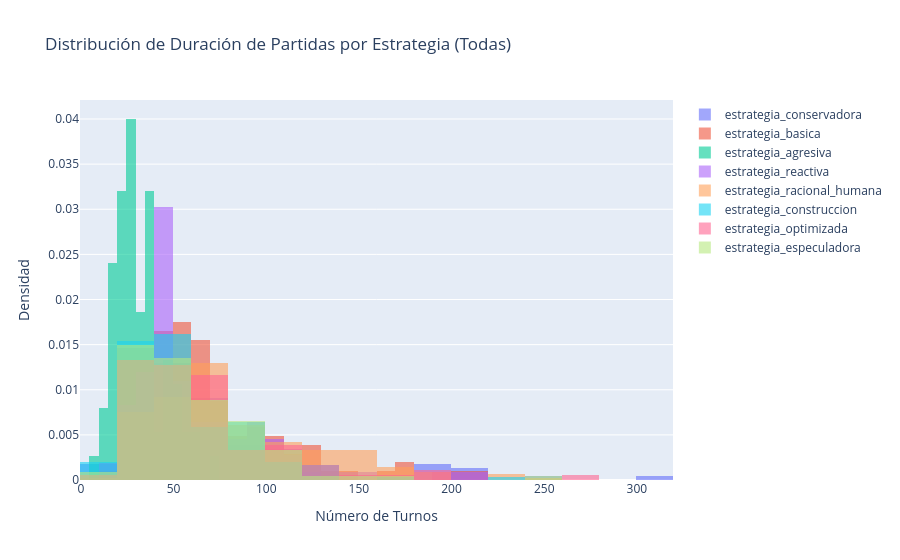

Notebook code for this chart:
### Markdown cell above
-La Agresiva lidera en bancarrotas causadas, lo que indica que esta estrategia es la más dañina para los oponentes, al lograr expulsarlos del juego con mayor frecuencia.

-La Racional Humana también causa muchas bancarrotas, lo que muestra que su comportamiento estratégico logra afectar a los demás de forma efectiva.

-Las estrategias Conservadora y Pasiva causan pocas bancarrotas, lo que refleja su naturaleza poco conflictiva y su falta de presión sobre el tablero.

⚠️ Si bien la Agresiva tiene poder ofensivo, no es la que más gana. Esto sugiere que causar bancarrotas no garantiza la victoria si no se gestiona bien el riesgo.

### Code cell
fig5.show()

### Figure 1 — Plotly figure (JSON) as saved in the notebook; plotly's stock layout.template omitted (floating-point values rounded to 4 significant figures; data arrays with more than 128 entries replaced by an {"elided": "..."} marker saying what was removed)
{"data": [{"histnorm": "probability density", "name": "estrategia_conservadora", "nbinsx": 20, "opacity": 0.6, "type": "histogram", "x": [28, 83, 35, 43, 133, 30, 20, 53, 53, 201, 49, 110, 42, 60, 55, 53, 65, 26, 65, 29, 33, 25, 64, 30, 43, 241, 41, 81, 60, 22, 57, 47, 39, 118, 75, 211, 32, 45, 27, 46, 16, 41, 119, 90, 39, 34, 60, 58, 103, 73, 89, 55, 48, 39, 32, 114, 27, 28, 36, 29, 89, 42, 79, 47, 88, 300, 36, 52, 64, 43, 24, 54, 49, 219, 31, 184, 75, 63, 43, 194, 68, 195, 34, 81, 33, 65, 61, 15, 31, 84, 41, 63, 52, 28, 40, 116, 73, 79, 46, 55, 109, 37, 17, 195, 42, 39, 98, 30, 30, 65, 23, 23, 18, 118, 64, 61]}, {"histnorm": "probability density", "name": "estrategia_basica", "nbinsx": 20, "opacity": 0.6, "type": "histogram", "x": [201, 89, 72, 36, 48, 139, 43, 20, 80, 62, 34, 66, 94, 121, 63, 103, 173, 59, 29, 73, 43, 29, 141, 57, 43, 41, 50, 98, 71, 79, 41, 56, 67, 46, 100, 57, 87, 213, 87, 126, 66, 38, 32, 58, 90, 58, 67, 54, 45, 165, 53, 66, 63, 48, 68, 70, 67, 67, 102, 99, 72, 116, 85, 32, 52, 55, 16, 45, 55, 20, 77, 20, 104, 94, 115, 52, 41, 46, 42, 129, 65, 128, 62, 44, 68, 23, 57, 68, 49, 73, 97, 176, 44, 56, 53, 57, 35, 40, 56, 67, 109, 112, 73]}, {"histnorm": "probability density", "name": "estrategia_agresiva", "nbinsx": 20, "opacity": 0.6, "type": "histogram", "x": [26, 19, 14, 52, 17, 29, 17, 28, 14, 38, 56, 32, 47, 24, 20, 28, 26, 47, 24, 47, 16, 34, 38, 56, 47, 12, 28, 31, 35, 39, 38, 26, 27, 15, 28, 37, 31, 25, 16, 22, 24, 21, 23, 27, 21, 9, 35, 50, 54, 61, 15, 26, 39, 35, 30, 24, 27, 40, 24, 31, 39, 72, 20, 49, 17, 19, 28, 54, 28, 36, 63, 31, 22, 40, 36]}, {"histnorm": "probability density", "name": "estrategia_reactiva", "nbinsx": 20, "opacity": 0.6, "type": "histogram", "x": [37, 104, 118, 106, 79, 57, 45, 16, 45, 37, 145, 41, 43, 70, 63, 48, 40, 23, 56, 46, 51, 118, 31, 76, 93, 41, 37, 43, 26, 31, 47, 156, 86, 91, 38, 112, 191, 43, 42, 49, 71, 57, 34, 59, 47, 107, 82, 106, 41, 36, 61, 92, 70, 75, 51, 45, 41, 41, 123, 67, 31, 38, 32, 28, 21, 60, 81, 91, 99, 52, 43, 108, 44, 29, 54, 44, 94, 204, 44, 49, 81, 45, 57, 53, 60, 75, 46, 51, 45, 49, 81, 94, 42, 58, 40, 68, 45, 30, 16, 44, 43, 28, 26, 29, 44, 65, 33, 23, 214]}, {"histnorm": "probability density", "name": "estrategia_racional_humana", "nbinsx": 20, "opacity": 0.6, "type": "histogram", "x": {"elided": "213 int values"}}, {"histnorm": "probability density", "name": "estrategia_construccion", "nbinsx": 20, "opacity": 0.6, "type": "histogram", "x": {"elided": "179 int values"}}, {"histnorm": "probability density", "name": "estrategia_optimizada", "nbinsx": 20, "opacity": 0.6, "type": "histogram", "x": [42, 26, 65, 60, 54, 48, 36, 44, 75, 187, 63, 64, 30, 19, 26, 72, 67, 72, 48, 164, 35, 61, 56, 97, 45, 28, 50, 23, 74, 34, 66, 35, 65, 58, 106, 30, 126, 46, 50, 73, 44, 38, 128, 53, 22, 60, 70, 102, 108, 44, 49, 27, 86, 50, 26, 103, 271, 61, 107, 145, 22, 33, 39, 59, 55, 105, 35, 70, 34, 62, 74, 64, 57, 20, 38, 53, 119, 87, 54, 64, 85, 32, 38, 128, 82, 56, 189, 41, 35, 95]}, {"histnorm": "probability density", "name": "estrategia_especuladora", "nbinsx": 20, "opacity": 0.6, "type": "histogram", "x": [55, 21, 77, 98, 32, 91, 76, 75, 24, 77, 42, 117, 94, 252, 53, 92, 23, 42, 73, 41, 55, 44, 25, 34, 82, 27, 24, 21, 24, 59, 34, 68, 174, 31, 48, 49, 27, 126, 29, 151, 98, 83, 33, 81, 39, 56, 27, 24, 51, 83, 73, 34, 58, 37, 78, 84, 33, 55, 54, 62, 60, 113, 41, 60, 13, 41, 41, 70, 44, 99, 26, 89, 61, 66, 25, 79, 33, 40, 81, 27, 25, 73, 48, 59, 34, 100, 43, 55, 106, 109, 48, 17, 70, 23, 47, 100, 84, 25, 42, 52, 67, 33, 68, 37, 101, 48, 34]}], "layout": {"barmode": "overlay", "showlegend": true, "title": {"text": "Distribución de Duración de Partidas por Estrategia (Todas)"}, "xaxis": {"title": {"text": "Número de Turnos"}}, "yaxis": {"title": {"text": "Densidad"}}}}
